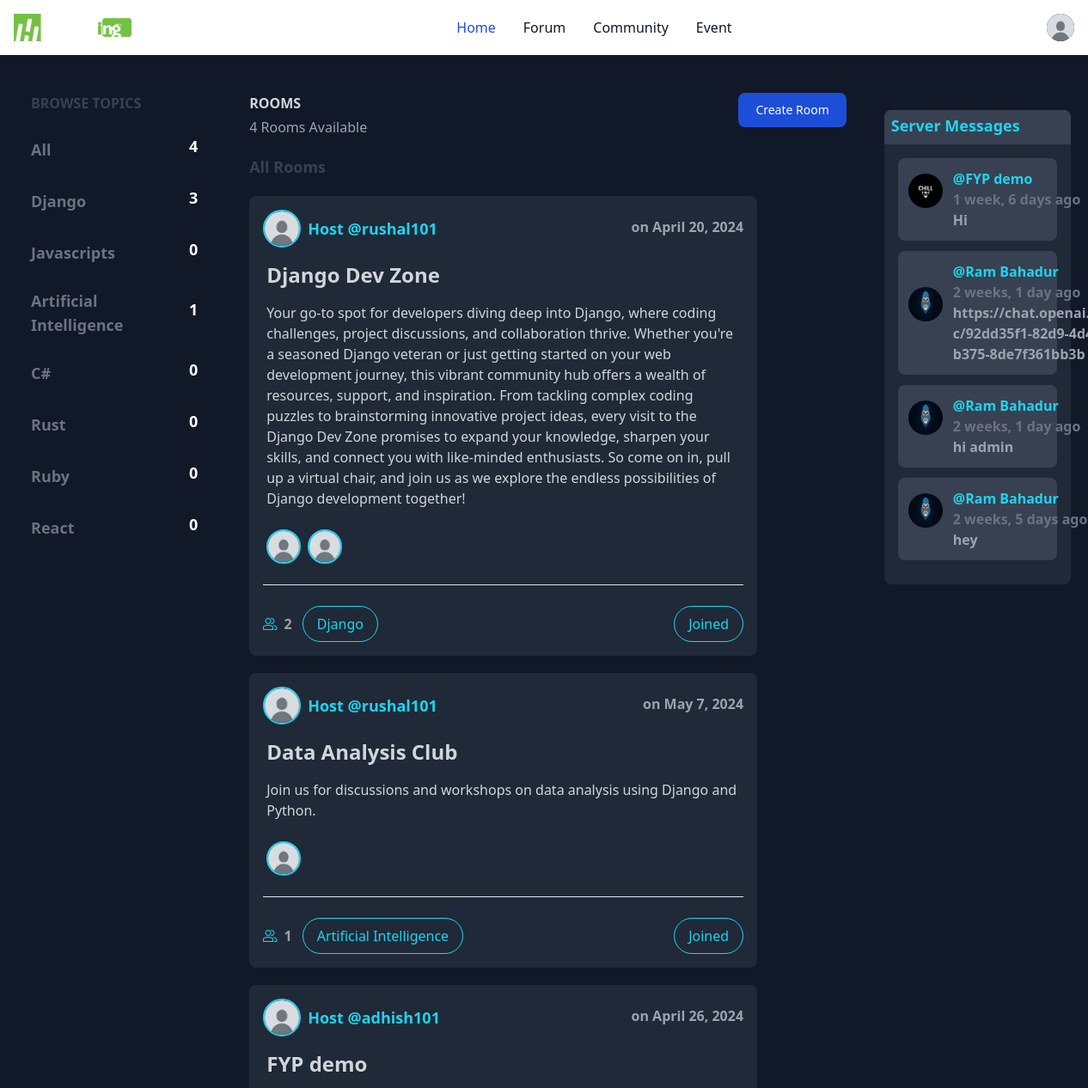
Before: /community/ (signed in, upper part) with the older database file.
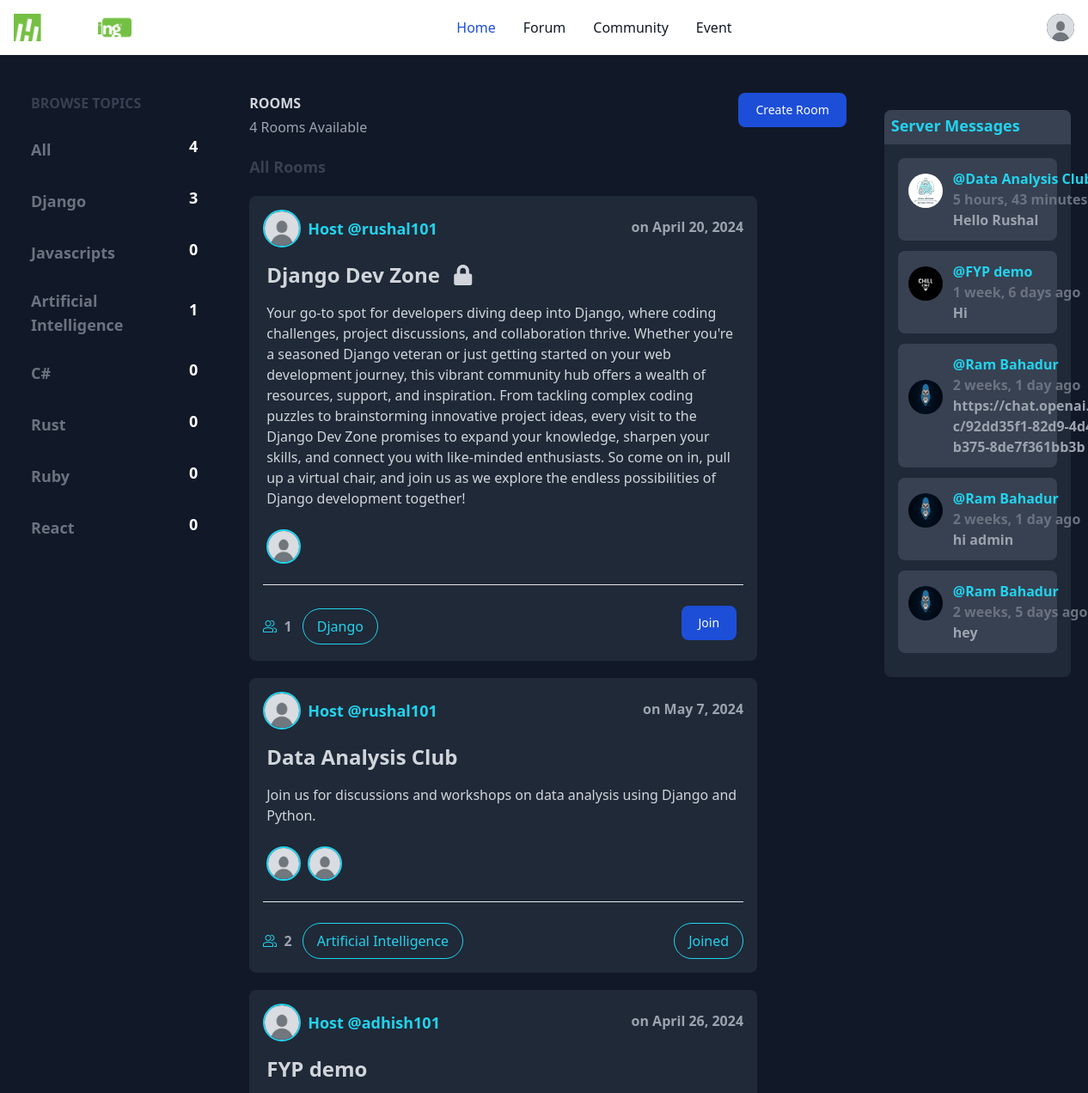
After: the same page with the newer database file.
### Community/models.py (models this page shows, shortened)
class Topic(models.Model):
    name = models.CharField(max_length=200)

class Room(models.Model):
    host = models.ForeignKey(User, on_delete=models.SET_NULL, null=True)
    topic = models.ForeignKey(Topic, on_delete=models.SET_NULL, null=True)
    name = models.CharField(max_length=200)
    description = models.TextField(null=True, blank=True)
    participant = models.ManyToManyField(User, related_name='participants', blank=True)
    updated = models.DateTimeField(auto_now=True)
    created = models.DateTimeField(auto_now_add=True)
    image = models.ImageField(default="default.jpg", upload_to="server_profile")
    unique_id = models.CharField(max_length=6, default=uuid.uuid4().hex[:6], unique=True)
    class Meta:
        ordering = ['-updated', '-created']

class Message(models.Model):
    user = models.ForeignKey(User,on_delete=models.CASCADE)
    room = models.ForeignKey(Room,on_delete=models.CASCADE)
    body = models.TextField()
    updated = models.DateTimeField(auto_now=True)
    created = models.DateTimeField(auto_now_add=True)
    class Meta:
        ordering = ['-updated','-created']

### Account/models.py (models this page shows, shortened)
class Profile(models.Model):
    user = models.OneToOneField(User,on_delete=models.CASCADE)
    about = models.CharField(max_length=1000)
    image = models.ImageField(default="profile_pic/default.jpg", upload_to="profile_pic")

### Community/views.py (the view)
# urls.py: path('community/',include("Community.urls")),
@login_required(login_url='login')
def community(request):
    q = request.GET.get('q', '')
    topic_name = request.GET.get('topic', '')  # Get the selected topic from query parameters
    rooms = Room.objects.filter(Q(topic__name__icontains=q) | Q(name__icontains=q) | Q(description__icontains=q))
    logged_user = request.user
    joined_rooms = Room.objects.filter(participant=logged_user)
    recent_messages = Message.objects.filter(room__in=joined_rooms)
    if topic_name and topic_name != 'all':
        rooms = rooms.filter(topic__name__icontains=topic_name)
    topics = Topic.objects.all()
    room_count = rooms.count()
    recent_activity = Message.objects.filter(Q(room__topic__name__icontains=q))
    return render(request, "Community/community.html", {'rooms': rooms, 'topics': topics, 'room_count': room_count, 'recent_activity': recent_activity,'recent_messages':recent_messages})

### Community/templates/Community/community.html (shortened to what the changed rows need)
{% extends 'Forum/base.html' %}
{% load static %}
{% block content %}
<link href="https://cdnjs.cloudflare.com/ajax/libs/font-awesome/5.15.4/css/all.min.css" rel="stylesheet">
<div class="flex">
    <div class="w-1/5 bg-gray-900">
        <h1 class="text-1xl text-gray-700 ml-9 mt-5 font-semibold"> BROWSE TOPICS</h1>
        <ul class="">
            {% for topic in topics %}
            <li>
                <a href=""
                    class="flex ml-9 mt-4 mb-4 text-lg justify-between items-center text-gray-500 transition duration-300 ease-in-out font-bold hover:text-blue-500">
                    <span class="mt-2">{{topic.name}}</span>
                    <span class="bg-dark py-2 px-4 text-white font-semibold">{{ topic.room_set.count }}</span>
                </a>
            </li>
            {% endfor %}
        </ul>
    </div>
    <div class="w-3/5 ml-2 bg-gray-900">
        <div class="flex ">
            <div>
                <h1 class="text-1xl text-gray-300 ml-9 mt-5 font-semibold"> ROOMS</h1>
                <h1 class="text-1xl text-gray-400 ml-9 mt-1"> {{room_count}} Rooms Available</h1>
            </div>
        </div>
        <div>
            <h1 class="text-1xl text-gray-700 ml-9 mt-5 font-bold text-cyan-400 text-lg">All Rooms</h1>
            {% for room in rooms %}
            <div class="rounded-lg bg-gray-800 ml-9 mt-5 p-4 w-4/5 h-auto flex flex-col">
                <div class="flex w-full">
                    <img src="{{room.host.profile.image.url}}" alt="User Profile"
                        class="w-11 h-11 rounded-full border-cyan-400 border-2">
                    <div class="ml-2 flex flex-grow justify-between">
                        <div class="font-semibold text-slate- mt-2 text-lg text-cyan-400">Host
                            @{{room.host.username}}</div>
                        <div class="text-gray-400 font-semibold mt-2">on {{room.created | date:"F j, Y" }}</div>
                    </div>
                </div>
                {% if request.user in room.participant.all %}
                <h1 class="text-2xl p-1 my-3 font-semibold text-gray-300"> <a href="{% url 'room' room.id %}">{{room.name }}</a></h1>
                {% else %}
                <h1 class="text-2xl p-1 my-3 font-semibold text-gray-300"> {{ room.name }} <i class="fas fa-lock" style="margin-left: 10px;" ></i></h1>
                {% endif %}
                <p class="ml-1 text-gray-300 font-normal">{{room.description}}</p>
                <br>
                <div class="flex justify-start ml-1">
                    {% for participant in room.participant.all|slice:":5" %}
                    <img src="{{ participant.profile.image.url }}" alt="User Profile"
                        class="w-10 h-10 rounded-full border-cyan-400 border-2 mr-2">
                    {% endfor %}
                </div>
                <br>
                <hr>
                <br>
                <div class="flex justify-between items-center">
                    <ul class="anser-list flex space-x-10">
                        <li>
                            <a href="polls.html" class="text-gray-400 font-semibold">{{room.participant.count}}</a>
                            <a href="most-answered.html"
                                class="border border-cyan-400 text-cyan-400 font-normal py-2 px-4 ml-2 rounded-full inline-block transition duration-300">
                                {{room.topic.name}}
                            </a>
                        </li>
                    </ul>
                    {% if request.user in room.participant.all %}
                    <a href="most-answered.html"
                        class="border border-cyan-400 text-cyan-400 font-normal py-2 px-4 ml-2 rounded-full inline-block transition duration-300">
                        Joined
                    </a>
                    {% else %}
                    <a href="{% url 'join-room' room.id %}">
                        <button type="button"
                            class="text-white bg-blue-700 hover:bg-blue-800 focus:ring-4 focus:ring-blue-300 font-medium rounded-lg text-sm px-5 py-2.5 me-2 mb-2 dark:bg-blue-600 dark:hover:bg-blue-700 focus:outline-none dark:focus:ring-blue-800">Join</button>
                    </a>
                    {% endif %}
                </div>
            </div>
            {% endfor %}
            <br>
            <br>
            <br>
        </div>
    </div>
    <div class="w-1/5 bg-gray-900 mr-5 mt-5">
        <div class="rounded-lg bg-gray-800 ml-9 mt-5 h-auto flex flex-col">
            <div class="bg-gray-700 h-10 rounded-t-lg">
                <div class="items-center ml-2 mt-1">
                    <h1 class="text-cyan-400 font-semibold text-lg">Server Messages</h1>
                </div>
            </div>
            <div class="p-4">
                {% for message in recent_messages|slice:":5" %}
                <div class="bg-gray-700 rounded-lg p-3 mb-3" style="max-width: 400px;">
                    <div class="flex items-center">
                        <div class="w-10 h-10 rounded-full flex-shrink-0 flex justify-center items-center mr-3 mb-5">
                            <img src="{{ message.room.image.url }}" alt="Server Logo" class="w-full h-full rounded-full">
                        </div>
                        <div style="max-width: 300px; overflow-wrap: break-word;">
                            <span class="text-cyan-400 font-semibold">@{{ message.room.name }}</span><br>
                            <span class="text-gray-500 font-semibold">{{ message.created|timesince }} ago</span><br>
                            <p class="text-gray-400 font-semibold text-justify " style="width: 200px;">{{ message.body}}</p>
                        </div>
                    </div>
                </div>
                {% endfor %}
            </div>
        </div>
    </div>
</div>
{% endblock %}

### Forum/templates/Forum/base.html (shortened to what this page needs)
{% load static %}
<!DOCTYPE html>
<html lang="en">
<head>
    <link rel="stylesheet" href="{% static 'css/main.css'%} " />
    <link rel="stylesheet" href="https://cdn.jsdelivr.net/npm/remixicon/fonts/remixicon.css" />
    <link href="https://cdnjs.cloudflare.com/ajax/libs/select2/4.0.13/css/select2.min.css" rel="stylesheet">
</head>
<body class="overflow-x-hidden bg-gray-900">
    <nav class="bg-white border-gray-200 dark:bg-gray-900">
        <div class="max-w-screen-xl flex flex-wrap items-center justify-between mx-auto p-4">
            <a href="{% url 'home' %}" class="flex items-center space-x-3 rtl:space-x-reverse">
                <img src="{% static 'img/herald-white-logo.png' %}" class="h-8" alt="Flowbite Logo" />
            </a>
            <div class="flex items-center md:order-2 space-x-3 md:space-x-0 rtl:space-x-reverse">
                <button type="button"
                    class="flex text-sm bg-gray-900 rounded-full md:me-0 focus:ring-4 focus:ring-gray-300 relative"
                    id="user-menu-button" aria-expanded="false" data-dropdown-toggle="user-dropdown"
                    data-dropdown-placement="bottom">
                    <img class="w-8 h-8 rounded-full" src="{{ user.profile.image.url }}" alt="user photo"
                        id="user-menu-toggle" />
                </button>
            </div>
            <div class="items-center justify-between hidden w-full md:flex md:w-auto md:order-1" id="navbar-user">
                <ul
                    class="flex flex-col font-medium p-4 md:p-0 mt-4 border border-gray-100 rounded-lg bg-gray-50 md:space-x-8 rtl:space-x-reverse md:flex-row md:mt-0 md:border-0 md:bg-white dark:bg-gray-800 md:dark:bg-gray-900 dark:border-gray-700">
                    <li>
                        <a href="{% url 'home' %}"
                            class="block py-2 px-3 text-white bg-blue-700 rounded md:bg-transparent md:text-blue-700 md:p-0 md:dark:text-blue-500"
                            aria-current="page">Home</a>
                    </li>
                    <li>
                        <a href="{% url 'Questionlist' %}"
                            class="block py-2 px-3 text-gray-900 rounded hover:bg-gray-100 md:hover:bg-transparent md:hover:text-blue-700 md:p-0 dark:text-white md:dark:hover:text-blue-500 dark:hover:bg-gray-700 dark:hover:text-white md:dark:hover:bg-transparent dark:border-gray-700">Forum</a>
                    </li>
                    <li>
                        <a href="{% url 'community' %}"
                            class="block py-2 px-3 text-gray-900 rounded hover:bg-gray-100 md:hover:bg-transparent md:hover:text-blue-700 md:p-0 dark:text-white md:dark:hover:text-blue-500 dark:hover:bg-gray-700 dark:hover:text-white md:dark:hover:bg-transparent dark:border-gray-700">Community</a>
                    </li>
                    <li>
                        <a href="{% url 'event' %}"
                            class="block py-2 px-3 text-gray-900 rounded hover:bg-gray-100 md:hover:bg-transparent md:hover:text-blue-700 md:p-0 dark:text-white md:dark:hover:text-blue-500 dark:hover:bg-gray-700 dark:hover:text-white md:dark:hover:bg-transparent dark:border-gray-700">Event</a>
                    </li>
                </ul>
            </div>
        </div>
    </nav>
    <br>
    {% block content %}
    {% endblock %}
</body>
</html>

Changed rows visible on the page:
changed Room "Django Dev Zone": participant.count "2" → "1"; loses auth_user (profile.image (placeholder picture)); text "Joined" → "Join"
changed Room "Data Analysis Club": gains auth_user (profile.image (placeholder picture)); participant.count "1" → "2"
added Message: room.image (picture), room.name "Data Analysis…", created "5 hours, 43 minutes…", body "Hello Rushal"
